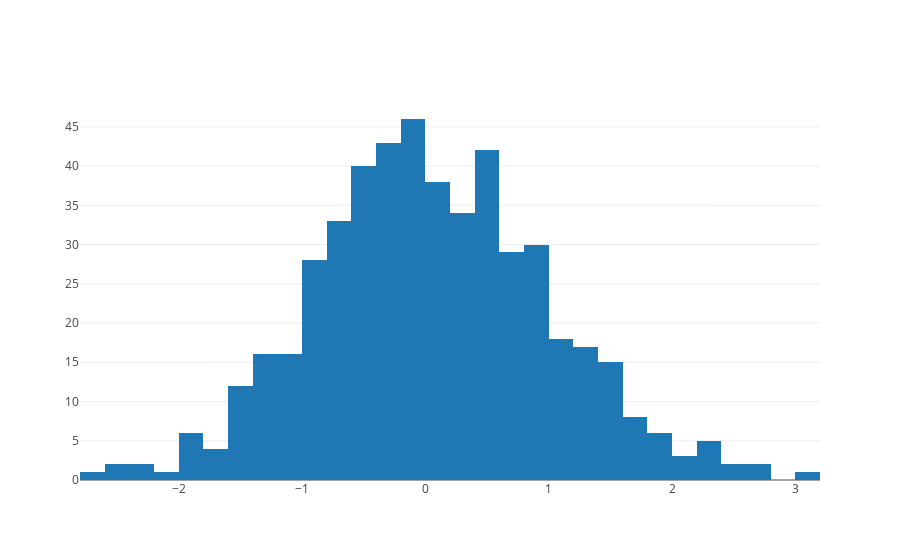

Notebook code cell kept with this figure:
### Code cell
import plotly.graph_objs as go

import numpy as np

x = np.random.randn(500)
data = [go.Histogram(x=x)]

pyo.iplot(data, filename='basic histogram')

### Figure 1 — Plotly figure (JSON) as saved in the notebook; plotly's stock layout.template omitted (floating-point values rounded to 4 significant figures; data arrays with more than 128 entries replaced by an {"elided": "..."} marker saying what was removed)
{"data": [{"type": "histogram", "uid": "4f300fb8-adec-49d1-9874-c4354bb71dc1", "x": {"elided": "500 float values"}}], "layout": {}}
